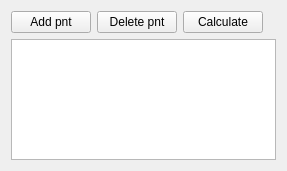
<?xml version="1.0" encoding="UTF-8"?>
<ui version="4.0">
 <class>Niveler3ClassTab</class>
 <widget class="QWidget" name="Niveler3ClassTab">
  <property name="geometry">
   <rect>
    <x>0</x>
    <y>0</y>
    <width>287</width>
    <height>171</height>
   </rect>
  </property>
  <property name="windowTitle">
   <string>Form</string>
  </property>
  <layout class="QHBoxLayout" name="horizontalLayout">
   <item>
    <layout class="QGridLayout" name="gridLayout">
     <item row="0" column="0">
      <widget class="QPushButton" name="addBtn">
       <property name="text">
        <string>Add pnt</string>
       </property>
      </widget>
     </item>
     <item row="0" column="1">
      <widget class="QPushButton" name="deleteBtn">
       <property name="text">
        <string>Delete pnt</string>
       </property>
      </widget>
     </item>
     <item row="0" column="2">
      <widget class="QPushButton" name="calculateBtn">
       <property name="text">
        <string>Calculate</string>
       </property>
      </widget>
     </item>
     <item row="1" column="0" colspan="4">
      <widget class="QTableView" name="tableView"/>
     </item>
     <item row="0" column="3">
      <spacer name="horizontalSpacer">
       <property name="orientation">
        <enum>Qt::Horizontal</enum>
       </property>
       <property name="sizeHint" stdset="0">
        <size>
         <width>40</width>
         <height>20</height>
        </size>
       </property>
      </spacer>
     </item>
    </layout>
   </item>
  </layout>
 </widget>
 <resources/>
 <connections/>
</ui>
